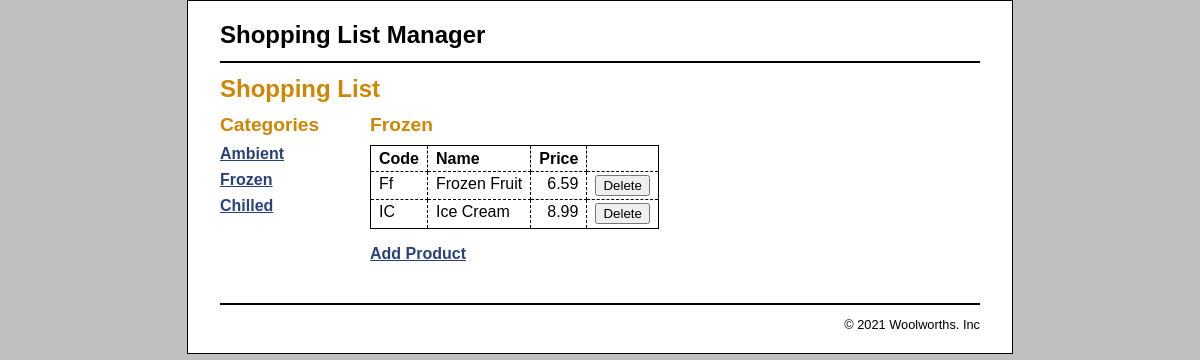
/Database/?category_id=2, run on the app's committed database.
### tables this page shows
CREATE TABLE categories (
  categoryID       INT(11)        NOT NULL   AUTO_INCREMENT,
  categoryName     VARCHAR(255)   NOT NULL,
  PRIMARY KEY (categoryID)
);

CREATE TABLE products (
  productID        INT(11)        NOT NULL   AUTO_INCREMENT,
  categoryID       INT(11)        NOT NULL,
  productCode      VARCHAR(10)    NOT NULL   UNIQUE,
  productName      VARCHAR(255)   NOT NULL,
  listPrice        DECIMAL(10,2)  NOT NULL,
  PRIMARY KEY (productID)
);

### Database/index.php (the view, shortened to what this page needs)
<?php
require_once('database.php');
if (!isset($category_id)) {
    $category_id = filter_input(INPUT_GET, 'category_id',
            FILTER_VALIDATE_INT);
}
$queryCategory = 'SELECT * FROM categories
                  WHERE categoryID = :category_id';
$statement1 = $db->prepare($queryCategory);
$statement1->bindValue(':category_id', $category_id);
$statement1->execute();
$category = $statement1->fetch();
$category_name = $category['categoryName'];
$query = 'SELECT * FROM categories
                       ORDER BY categoryID';
$statement = $db->prepare($query);
$statement->execute();
$categories = $statement->fetchAll();
$queryProducts = 'SELECT * FROM products
                  WHERE categoryID = :category_id
                  ORDER BY productID';
$statement3 = $db->prepare($queryProducts);
$statement3->bindValue(':category_id', $category_id);
$statement3->execute();
$products = $statement3->fetchAll();
?>
<!DOCTYPE html>
<html>
<head>
    <link rel="stylesheet" type="text/css" href="main.css" />
</head>
<body>
<header><h1>Shopping List Manager</h1></header>
<main>
    <h1>Shopping List</h1>
    <aside>
        <h2>Categories</h2>
        <nav>
        <ul>
            <?php foreach ($categories as $category) : ?>
            <li><a href=".?category_id=<?php echo $category['categoryID']; ?>">
                    <?php echo $category['categoryName']; ?>
                </a>
            </li>
            <?php endforeach; ?>
        </ul>
        </nav>
    </aside>
    <section>
        <h2><?php echo $category_name; ?></h2>
        <table>
            <tr>
                <th>Code</th>
                <th>Name</th>
                <th class="right">Price</th>
                <th>&nbsp;</th>
            </tr>
            <?php foreach ($products as $product) : ?>
            <tr>
                <td><?php echo $product['productCode']; ?></td>
                <td><?php echo $product['productName']; ?></td>
                <td class="right"><?php echo $product['listPrice']; ?></td>
                <td><form action="delete_product.php" method="post">
                    <input type="submit" value="Delete">
                </form></td>
            </tr>
            <?php endforeach; ?>
        </table>
        <p><a href="add_product_form.php">Add Product</a></p>
    </section>
</main>
<footer>
    <p>&copy; <?php echo date("Y"); ?> Woolworths. Inc</p>
</footer>
</body>
</html>

### Database/main.css (style rules this page uses)
html { background-color: rgb(192, 192, 192); }
body { margin-top: 0; font-family: Arial, Helvetica, sans-serif; width: 760px; margin: 0 auto; background-color: white; border: 1px solid black; padding: .5em 2em; }
header { margin: 0; border-bottom: 2px solid black; }
header h1 { margin: 0; padding: .5em 0; color: black; }
main { margin: 0; }
aside { float: left; width: 150px; }
nav ul { list-style-type: none; margin-left: 0; padding-left: 0; }
nav ul li { padding-bottom: 0.5em; }
section { float: left; width: 500px; padding-bottom: 1.5em; }
footer { clear: both; margin-top: 1em; border-top: 2px solid black; }
footer p { text-align: right; font-size: 80%; margin: 1em 0; }
h1 { font-size: 150%; margin: 0; padding: .5em 0 .25em; }
h2 { font-size: 120%; margin: 0; padding: .25em 0 .5em; }
h1, h2 { color: rgb(208, 133, 4); }
ul { margin: 0 0 1em 0; padding: 0 0 0 2.5em; }
li { margin: 0; padding: 0; }
a { color: rgb(41, 64, 124); font-weight: bold; }
table { border: 1px solid black; border-collapse: collapse; }
td, th { border: 1px dashed black; padding: .2em .5em .2em .5em; vertical-align: top; text-align: left; }
form { margin: 0; }
.right { text-align: right; }

### data on the page
categories: categoryName "Ambient"
categories: categoryName "Frozen"
categories: categoryName "Chilled"
products: productCode "Ff", productName "Frozen Fruit", listPrice "6.59"
products: productCode "IC", productName "Ice Cream", listPrice "8.99"
